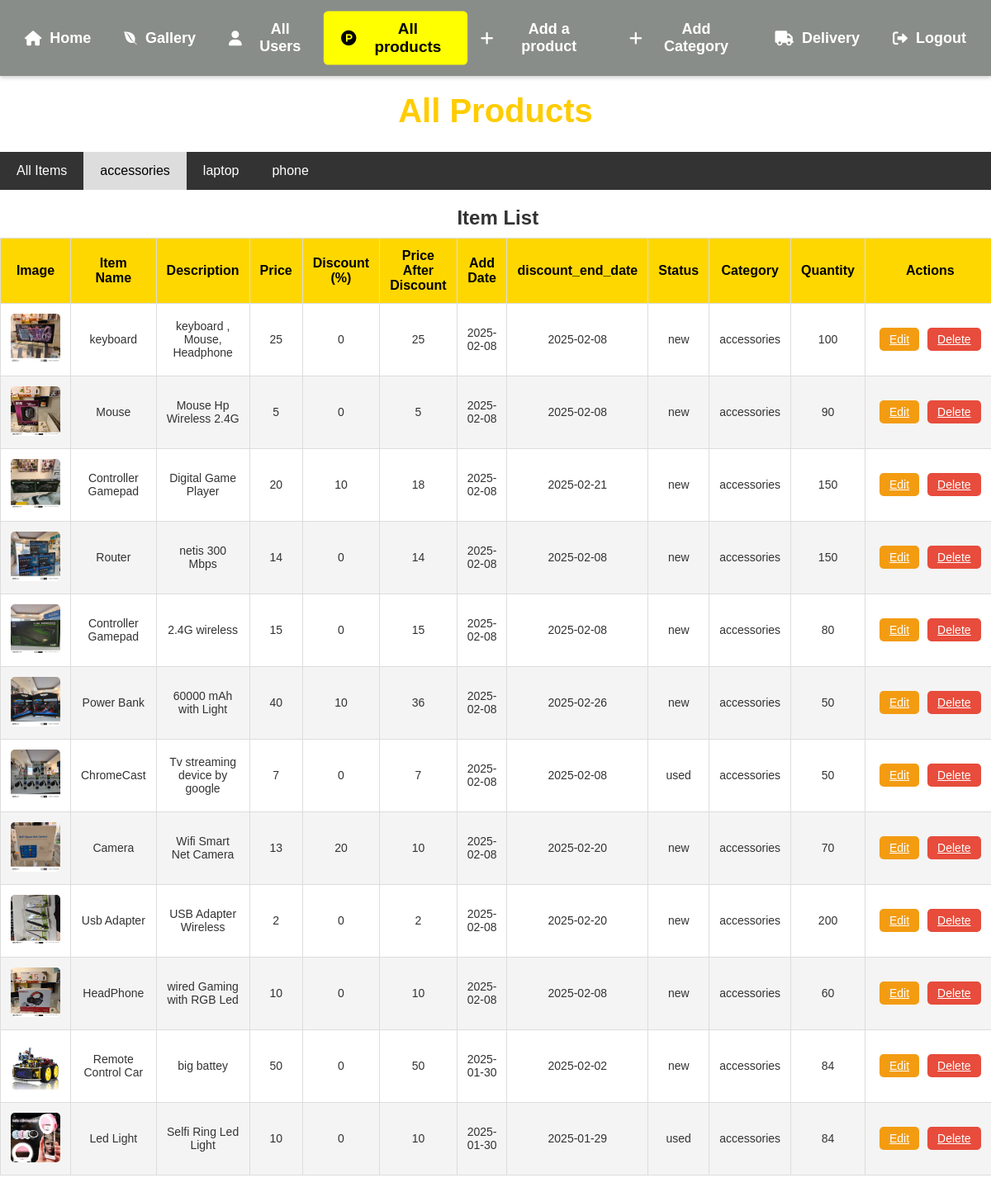
/Admin/all-products.php?category=accessories (signed in), run on the app's committed database.
### tables this page shows
CREATE TABLE `categories` (
  `Id` int(11) NOT NULL,
  `Name` varchar(32) NOT NULL
);

CREATE TABLE `items` (
  `Item_ID` int(11) NOT NULL,
  `Name` varchar(32) NOT NULL,
  `Description` varchar(255) NOT NULL,
  `Price` int(11) NOT NULL,
  `discount_percentage` int(3) NOT NULL DEFAULT 0,
  `Price_after_discount` decimal(32,0) GENERATED ALWAYS AS (`Price` - `Price` * `discount_percentage` / 100) STORED,
  `discount_end_date` date NOT NULL DEFAULT current_timestamp(),
  `Add_Date` date NOT NULL,
  `Status` varchar(255) NOT NULL,
  `Picture` varchar(255) NOT NULL,
  `Cat_ID` int(11) NOT NULL,
  `quantity` int(11) NOT NULL,
  `role` int(11) DEFAULT 1
);

### Admin/all-products.php (the view, shortened to what this page needs)
<?php
include("navbar.php");
$category_query = "SELECT * FROM categories";
$category_result = mysqli_query($conn, $category_query);
$selected_category = isset($_GET['category']) ? $_GET['category'] : '';
$sql = "SELECT items.Item_ID, items.Name AS item_name, items.Description, items.Price, items.role,
               items.discount_percentage, items.Price_after_discount, items.Add_Date,
               items.Status, items.Picture, items.Cat_ID, items.quantity,items.discount_end_date,
               categories.Name AS category_name
        FROM items
        INNER JOIN categories ON categories.Id = items.Cat_ID
        WHERE items.role = 1";
if ($selected_category) {
    $sql .= " AND categories.Name = '$selected_category'";
}
$sql .= " ORDER BY Add_Date DESC";
$result = mysqli_query($conn, $sql);
?>
<!DOCTYPE html>
<html lang="en">
<head>
    <link rel="stylesheet" href="css/all-products_css.css">
    <link rel="stylesheet" href="../css/all.min.css">
</head>
<body>
    <h1>All Products</h1>
    <?php
    echo '<nav>';
    echo '<a href="all-products.php" ';
    if (!isset($_GET["category"])) {
        echo 'class="active"';
    }
    echo '>All Items</a>';
    while ($category_row = mysqli_fetch_assoc($category_result)) {
        echo '<a href="all-products.php?category=' . $category_row['Name'] . '" ';
        if (isset($_GET["category"]) && $selected_category == $category_row['Name']) {
            echo 'class="active"';
        }
        echo '>' . $category_row['Name'] . '</a>';
    }
    echo '</nav>';
    if (mysqli_num_rows($result) > 0) {
        echo "<table>";
        echo "<caption>Item List</caption>";
        echo "<thead>";
        echo "<tr><th>Image</th><th>Item Name</th><th>Description</th><th>Price</th><th>Discount (%)</th><th>Price After Discount</th><th>Add Date</th><th>discount_end_date</th><th>Status</th><th>Category</th><th>Quantity</th><th>Actions</th></tr>";
        echo "</thead>";
        echo "<tbody>";
        while ($row = mysqli_fetch_assoc($result)) {
            $item_id = $row['Item_ID'];
            $item_name = $row['item_name'];
            $description = $row['Description'];
            $price = $row['Price'];
            $discount_percentage = $row['discount_percentage'];
            $price_after_discount = $row['Price_after_discount'];
            $add_date = $row['Add_Date'];
            $status = $row['Status'];
            $image_name = $row['Picture'];
            $category = $row['category_name'];
            $quantity = $row['quantity'];
            $end_date = $row['discount_end_date'];
            echo '<tr id=' . $item_id . '>';
            echo '<td><img src="../images/' . $category . '/' . $image_name . '" alt="Image" width="60px" height="60px"></td>';
            echo "<td>" . $item_name . "</td>";
            echo "<td>" . $description . "</td>";
            echo "<td>" . $price . "</td>";
            echo "<td>" . $discount_percentage . "</td>";
            echo "<td>" . $price_after_discount . "</td>";
            echo "<td>" . $add_date . "</td>";
            echo "<td>" . $end_date . "</td>";
            echo "<td>" . $status . "</td>";
            echo "<td>" . $category . "</td>";
            echo "<td>" . $quantity . "</td>";
            echo "<td>";
            echo '<a href="edit.php?id=' . $item_id . '" class="btn btn-edit">Edit</a>';
            echo '<a href="all-products.php?delete_id=' . $item_id . '" class="btn btn-delete">Delete</a>';
            echo "</td>";
            echo "</tr>";
        }
        echo "</tbody>";
        echo "</table>";
    } else {
        echo "No results found";
        $category_query = "SELECT * FROM categories WHERE Name='$selected_category'";
        $category_result = mysqli_query($conn, $category_query);
        $row = mysqli_fetch_assoc($category_result);
    }
    ?>
</body>
</html>

### Admin/css/all-products_css.css (style rules this page uses)
body { font-family: Arial, sans-serif; background-color: #fff; color: #333; margin: 0; padding: 0; }
h1 { text-align: center; color: #ffcc00; margin-top: 20px; font-size: 2.5em; }
nav { background-color: #333; overflow: hidden; margin-bottom: 20px; }
nav a { float: left; display: block; color: #fff; padding: 14px 20px; text-align: center; text-decoration: none; font-size: 16px; }
.active { background-color: #ddd; color: #000; }
table { width: 100%; border-collapse: collapse; margin: 20px 0; background-color: #fff; }
table, th, td { border: 1px solid #333; }
th { background-color: #FFD700; color: #000; padding: 12px; text-align: center; font-weight: bold; }
td { padding: 12px; text-align: center; font-size: 14px; color: #333; }
tr:nth-child(even) { background-color: #f4f4f4; }
img { border-radius: 5px; }
caption { font-size: 24px; font-weight: bold; color: #333; margin-bottom: 10px; }
th, td { border: 1px solid #ddd; }
.btn { padding: 6px 12px; border: none; color: #fff; cursor: pointer; font-size: 14px; border-radius: 5px; margin: 0 5px; }
.btn-edit { background-color: #f39c12; }
.btn-delete { background-color: #e74c3c; }

### Admin/navbar.php (style rules this page uses)
body { margin: 0; font-family: 'Poppins', sans-serif; background-color: #f4f4f4; }

### data on the page
categories: Name "accessories"
categories: Name "laptop"
categories: Name "phone"
items: Cat_ID+Picture (picture), Name "keyboard", Description "keyboard , Mouse, Headphone", Price "25", discount_percentage "0", Price_after_discount "25", Add_Date "2025-02-08", discount_end_date "2025-02-08", Status "new", Cat_ID.Name "accessories", quantity "100"
items: Cat_ID+Picture (picture), Name "Mouse", Description "Mouse Hp Wireless 2.4G", Price "5", discount_percentage "0", Price_after_discount "5", Add_Date "2025-02-08", discount_end_date "2025-02-08", Status "new", Cat_ID.Name "accessories", quantity "90"
items: Cat_ID+Picture (picture), Name "Controller Gamepad", Description "Digital Game Player", Price "20", discount_percentage "10", Price_after_discount "18", Add_Date "2025-02-08", discount_end_date "2025-02-21", Status "new", Cat_ID.Name "accessories", quantity "150"
items: Cat_ID+Picture (picture), Name "Router", Description "netis 300 Mbps", Price "14", discount_percentage "0", Price_after_discount "14", Add_Date "2025-02-08", discount_end_date "2025-02-08", Status "new", Cat_ID.Name "accessories", quantity "150"
items: Cat_ID+Picture (picture), Name "Controller Gamepad", Description "2.4G wireless", Price "15", discount_percentage "0", Price_after_discount "15", Add_Date "2025-02-08", discount_end_date "2025-02-08", Status "new", Cat_ID.Name "accessories", quantity "80"
items: Cat_ID+Picture (picture), Name "Power Bank", Description "60000 mAh with Light", Price "40", discount_percentage "10", Price_after_discount "36", Add_Date "2025-02-08", discount_end_date "2025-02-26", Status "new", Cat_ID.Name "accessories", quantity "50"
items: Cat_ID+Picture (picture), Name "ChromeCast", Description "Tv streaming device by google", Price "7", discount_percentage "0", Price_after_discount "7", Add_Date "2025-02-08", discount_end_date "2025-02-08", Status "used", Cat_ID.Name "accessories", quantity "50"
items: Cat_ID+Picture (picture), Name "Camera", Description "Wifi Smart Net Camera", Price "13", discount_percentage "20", Price_after_discount "10", Add_Date "2025-02-08", discount_end_date "2025-02-20", Status "new", Cat_ID.Name "accessories", quantity "70"
items: Cat_ID+Picture (picture), Name "Usb Adapter", Description "USB Adapter Wireless", Price "2", discount_percentage "0", Price_after_discount "2", Add_Date "2025-02-08", discount_end_date "2025-02-20", Status "new", Cat_ID.Name "accessories", quantity "200"
items: Cat_ID+Picture (picture), Name "HeadPhone", Description "wired Gaming with RGB Led", Price "10", discount_percentage "0", Price_after_discount "10", Add_Date "2025-02-08", discount_end_date "2025-02-08", Status "new", Cat_ID.Name "accessories", quantity "60"
items: Cat_ID+Picture (picture), Name "Remote Control Car", Description "big battey", Price "50", discount_percentage "0", Price_after_discount "50", Add_Date "2025-01-30", discount_end_date "2025-02-02", Status "new", Cat_ID.Name "accessories", quantity "84"
items: Cat_ID+Picture (picture), Name "Led Light", Description "Selfi Ring Led Light", Price "10", discount_percentage "0", Price_after_discount "10", Add_Date "2025-01-30", discount_end_date "2025-01-29", Status "used", Cat_ID.Name "accessories", quantity "84"
